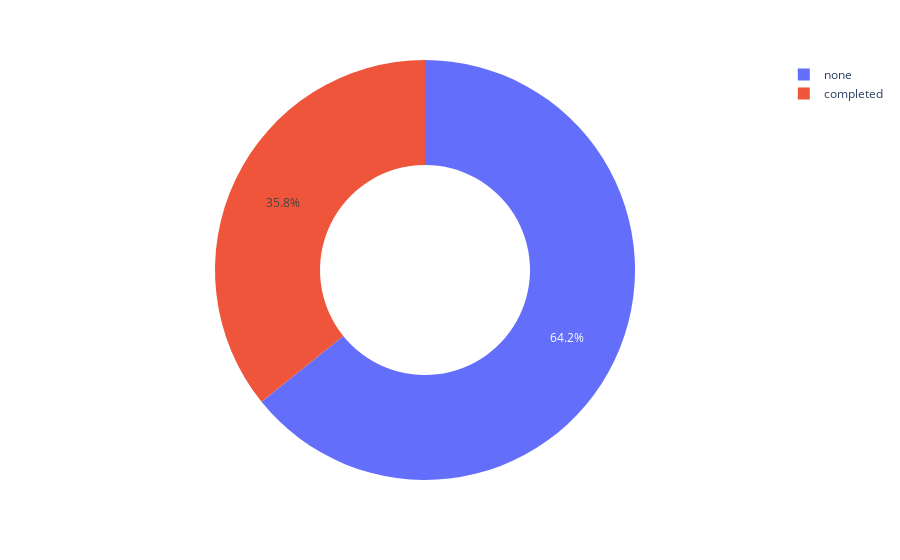

The notebook cell saved with this chart:
### Markdown cell above
**ANALYSIS**

### Code cell
a=df['test preparation course'].value_counts()
px.pie(values=a.values,names=a.index,hole=0.5)

### Figure 1 — Plotly figure (JSON) as saved in the notebook; plotly's stock layout.template omitted (floating-point values rounded to 4 significant figures)
{"data": [{"domain": {"x": [0, 1], "y": [0, 1]}, "hole": 0.5, "hovertemplate": "label=%{label}<br>value=%{value}<extra></extra>", "labels": ["none", "completed"], "legendgroup": "", "name": "", "showlegend": true, "type": "pie", "values": [642, 358]}], "layout": {"legend": {"tracegroupgap": 0}, "margin": {"t": 60}}}
